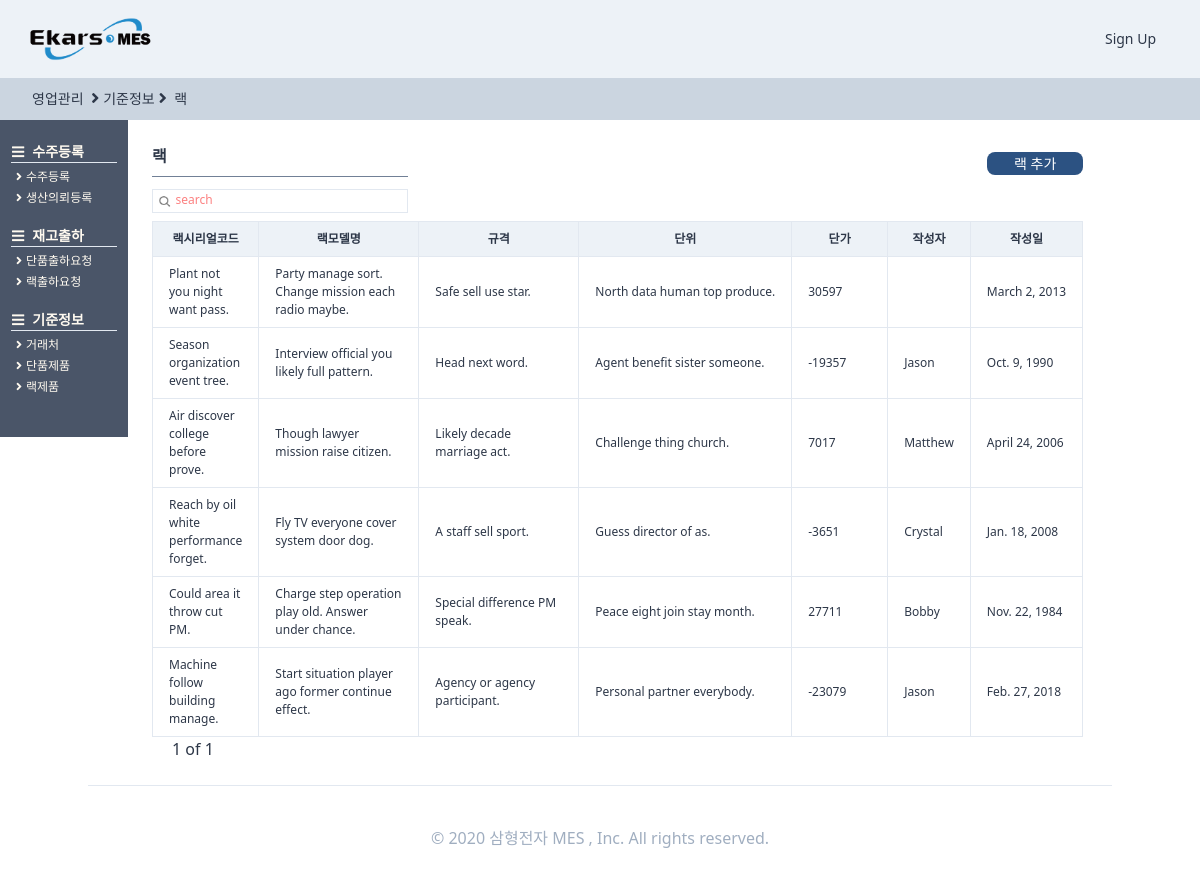
Before: /standardinformaiton/rack/ with the older database file.
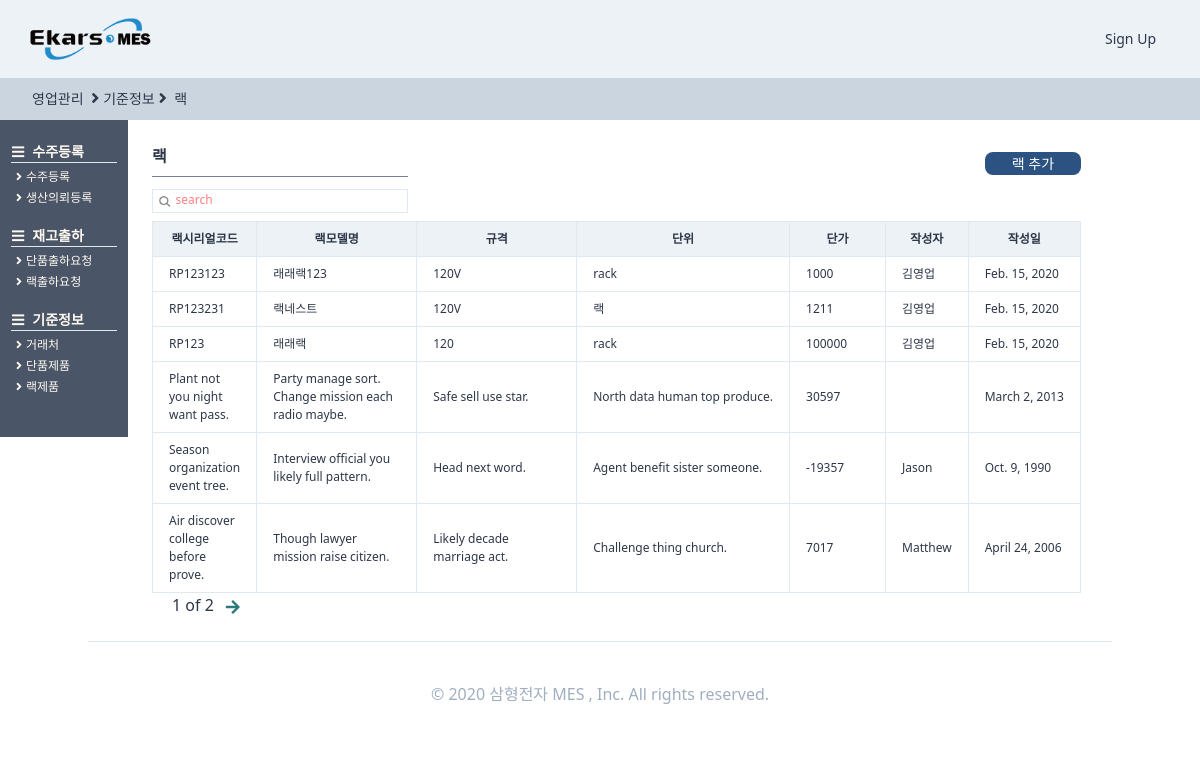
After: the same page with the newer database file.
### StandardInformation/models.py (models this page shows, shortened)
class RackProduct(TimeStampedModel):
    작성자 = models.ForeignKey(
        "users.User", related_name="랙제품작성자", on_delete=models.SET_NULL, null=True
    )
    작성일 = models.DateField(auto_now=True, auto_now_add=False)
    랙시리얼코드 = models.CharField(max_length=40, blank=True)
    랙모델명 = models.CharField(max_length=60, blank=True)
    규격 = models.CharField(max_length=30, blank=True)
    단위 = models.CharField(max_length=30, blank=True)
    단가 = models.IntegerField(null=True)
    class Meta:
        verbose_name = "랙제품"
        verbose_name_plural = "랙제품"

### users/models.py (models this page shows)
class User(AbstractUser,TimeStampedModel):
    부서 = models.ForeignKey(
        "Part", related_name="user", on_delete=models.CASCADE, null=True
    )
    class Meta:
        verbose_name = "사용자"
        verbose_name_plural = "사용자"
    def __str__(self):
        return self.first_name

### StandardInformation/views.py (the view, shortened to what this page needs)
# urls.py: path("rack/", views.RackView.as_view(), name="rack"),
class RackView(ListView):
    model = models.RackProduct
    paginate_by = 6
    paginate_orphans = 2
    ordering = "-created"
    context_object_name = "lists"
    template_name = "Standardinformation/rack.html"
    def get_queryset(self):
        search = self.request.GET.get("search")
        if search is None:
            return super().get_queryset()
    def get(self, request, *args, **kwargs):
        self.object_list = self.get_queryset()
        allow_empty = self.get_allow_empty()
        context = self.get_context_data()
        if (self.request.GET.get("search") is None) or (
            self.request.GET.get("search") == ""
        ):
            context["search"] = "search"
            context["s_bool"] = False
        else:
            context["search"] = self.request.GET.get("search")
            context["s_bool"] = True
        return self.render_to_response(context)

### templates/Standardinformation/rack.html (shortened to what this page needs)
{%extends "orders/ordershome.html"%}
{% load static%}
{%block head_title%}
</a><i class="fas fa-angle-right mx-1 text-base"></i>기준정보<i class="fas fa-angle-right text-base mx-1"></i>
랙
{%endblock head_title %}
{%block main_contens%}
<div class="w-11/12 h-full ml-32 -mt-6 pt-12 flex flex-row justify-between">
    <div class="p-6 flex flex-col">
        <div class="flex flex-row justify-between">
            <div class="justify-between ">
                <div class=" border-b w-64 mb-3 font-semibold border-gray-600 pb-2">랙 </div>
            </div>
            <div class="mt-2">
                <a href="{%url "StandardInformation:rackregister"%}">
                    <div class="btn-link">
                        랙 추가 </div>
                </a>
            </div>
        </div>
        <div class="w-64 border h-6 mb-2">
            <form method="get" action="{%url "StandardInformation:rack" %}" class="w-full flex ">
                <button class="w-4 h-4 mt-1 ml-1  rounded-xl bg-cover bg-center"
                    style="background-image:url({% static 'img/search.png' %});"></button>
                <input name="search" placeholder={{search}}
                    class="ml-1 w-full border-none search-box text-xs font-medium placeholder-red-400 focus: outline-none" />
            </form>
        </div>
        <div class="w-full rounded text-xs">
            <table class="table-fixed">
                <thead>
                    <tr>
                        <th class="border bg-gray-200 px-4 py-2 w-24">랙시리얼코드</th>
                        <th class="border bg-gray-200 px-4 py-2 w-40">랙모델명</th>
                        <th class="border bg-gray-200 px-4 py-2 w-40">규격</th>
                        <th class="border bg-gray-200 px-4 py-2">단위</th>
                        <th class="border bg-gray-200 px-4 py-2 w-24">단가</th>
                        <th class="border bg-gray-200 px-4 py-2">작성자</th>
                        <th class="border bg-gray-200 px-4 py-2">작성일</th>
                    </tr>
                </thead>
                <tbody>
                    {%for list in lists%}
                    <tr>
                        <td class="border px-4 py-2 font-medium hover:text-blue-700 hover:font-bold"><a
                                href="{%url "StandardInformation:rackdetail" list.pk %}">{{list.랙시리얼코드}}</a></td>
                        <td class="border px-4 py-2">{{list.랙모델명}}</td>
                        <td class="border px-4 py-2">{{list.규격}}</td>
                        <td class="border px-4 py-2">{{list.단위}}</td>
                        <td class="border px-4 py-2">{{list.단가}}</td>
                        <td class="border px-4 py-2">{{list.작성자}}</td>
                        <td class="border px-4 py-2">{{list.작성일}}</td>
                    </tr>
                    {%endfor%}
                </tbody>
            </table>
            <div class="flex ml-2">
                <span class="mx-3 font-medium  text-base">{{page_obj.number}} of
                    {{page_obj.paginator.num_pages}}</span>
                {% if page_obj.has_next %}
                {%if s_bool%}
                <a href="?search={{search}}&page={{page_obj.next_page_number}}" class="text-teal-700"><i
                        class="fas fa-arrow-right fa-lg mt-2"></i></a>
                {%else%}
                <a href="?page={{page_obj.next_page_number}}" class="text-teal-700"><i
                        class="fas fa-arrow-right fa-lg mt-2"></i></a>
                {% endif %}{% endif %}
            </div>
        </div>
    </div>
</div>
{%endblock main_contens %}

Changed rows visible on the page:
no longer on this page (row unchanged): RackProduct: 랙시리얼코드 "Reach by oil white performance forget.", 랙모델명 "Fly TV everyone cover system door dog.", 규격 "A staff sell sport.", 단위 "Guess director of as.", 단가 "-3651", 작성자 "Crystal", 작성일 "Jan. 18, 2008"
no longer on this page (row unchanged): RackProduct: 랙시리얼코드 "Could area it throw cut PM.", 랙모델명 "Charge step operation play old. Answer under chance.", 규격 "Special difference PM speak.", 단위 "Peace eight join stay month.", 단가 "27711", 작성자 "Bobby", 작성일 "Nov. 22, 1984"
no longer on this page (row unchanged): RackProduct: 랙시리얼코드 "Machine follow building manage.", 랙모델명 "Start situation player ago former continue effect.", 규격 "Agency or agency participant.", 단위 "Personal partner everybody.", 단가 "-23079", 작성자 "Jason", 작성일 "Feb. 27, 2018"
added RackProduct: 랙시리얼코드 "RP123123", 랙모델명 "래래랙123", 규격 "120V", 단위 "rack", 단가 "1000", 작성자 "김영업", 작성일 "Feb. 15, 2020"
added RackProduct: 랙시리얼코드 "RP123231", 랙모델명 "랙네스트", 규격 "120V", 단위 "랙", 단가 "1211", 작성자 "김영업", 작성일 "Feb. 15, 2020"
added RackProduct: 랙시리얼코드 "RP123", 랙모델명 "래래랙", 규격 "120", 단위 "rack", 단가 "100000", 작성자 "김영업", 작성일 "Feb. 15, 2020"
Other visible differences:
{{ page_obj.paginator.num_pages }}: "1" → "2"
